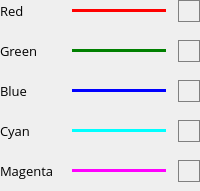
            <widget class="QWidget" name="ipnLegend" native="true">
             <property name="layoutDirection">
              <enum>Qt::RightToLeft</enum>
             </property>
             <layout class="QVBoxLayout" name="ipnLegendLayout">
              <property name="spacing">
               <number>9</number>
              </property>
              <property name="sizeConstraint">
               <enum>QLayout::SetDefaultConstraint</enum>
              </property>
              <property name="leftMargin">
               <number>0</number>
              </property>
              <property name="topMargin">
               <number>0</number>
              </property>
              <property name="rightMargin">
               <number>0</number>
              </property>
              <property name="bottomMargin">
               <number>0</number>
              </property>
              <item>
               <widget class="QWidget" name="ipnLegendRed" native="true">
                <property name="maximumSize">
                 <size>
                  <width>16777215</width>
                  <height>16777215</height>
                 </size>
                </property>
                <property name="layoutDirection">
                 <enum>Qt::RightToLeft</enum>
                </property>
                <layout class="QGridLayout" name="ipnLegendRedLayout">
                 <property name="sizeConstraint">
                  <enum>QLayout::SetMinimumSize</enum>
                 </property>
                 <property name="leftMargin">
                  <number>0</number>
                 </property>
                 <property name="topMargin">
                  <number>0</number>
                 </property>
                 <property name="rightMargin">
                  <number>0</number>
                 </property>
                 <property name="bottomMargin">
                  <number>9</number>
                 </property>
                 <property name="horizontalSpacing">
                  <number>12</number>
                 </property>
                 <property name="verticalSpacing">
                  <number>0</number>
                 </property>
                 <item row="0" column="2">
                  <widget class="QLabel" name="ipnLegendRedLabel">
                   <property name="minimumSize">
                    <size>
                     <width>0</width>
                     <height>0</height>
                    </size>
                   </property>
                   <property name="maximumSize">
                    <size>
                     <width>60</width>
                     <height>16777215</height>
                    </size>
                   </property>
                   <property name="sizeIncrement">
                    <size>
                     <width>0</width>
                     <height>0</height>
                    </size>
                   </property>
                   <property name="font">
                    <font>
                     <family>Open Sans</family>
                     <pointsize>10</pointsize>
                    </font>
                   </property>
                   <property name="text">
                    <string>Red</string>
                   </property>
                  </widget>
                 </item>
                 <item row="0" column="1">
                  <widget class="Line" name="line">
                   <property name="minimumSize">
                    <size>
                     <width>0</width>
                     <height>0</height>
                    </size>
                   </property>
                   <property name="maximumSize">
                    <size>
                     <width>16777215</width>
                     <height>16777215</height>
                    </size>
                   </property>
                   <property name="styleSheet">
                    <string notr="true">color: red;;</string>
                   </property>
                   <property name="frameShadow">
                    <enum>QFrame::Plain</enum>
                   </property>
                   <property name="lineWidth">
                    <number>3</number>
                   </property>
                   <property name="orientation">
                    <enum>Qt::Horizontal</enum>
                   </property>
                  </widget>
                 </item>
                 <item row="0" column="0">
                  <widget class="QCheckBox" name="ipnLegendRedCheckBox">
                   <property name="enabled">
                    <bool>true</bool>
                   </property>
                   <property name="sizePolicy">
                    <sizepolicy hsizetype="Minimum" vsizetype="Fixed">
                     <horstretch>0</horstretch>
                     <verstretch>0</verstretch>
                    </sizepolicy>
                   </property>
                   <property name="minimumSize">
                    <size>
                     <width>22</width>
                     <height>22</height>
                    </size>
                   </property>
                   <property name="maximumSize">
                    <size>
                     <width>22</width>
                     <height>22</height>
                    </size>
                   </property>
                   <property name="font">
                    <font>
                     <family>Segoe UI</family>
                     <pointsize>10</pointsize>
                     <kerning>true</kerning>
                    </font>
                   </property>
                   <property name="layoutDirection">
                    <enum>Qt::LeftToRight</enum>
                   </property>
                   <property name="styleSheet">
                    <string notr="true"> QCheckBox { 
	border: 1px solid gray; 
	padding-left: 3px;
}

QCheckBox::indicator {
	border: 0px;
}

QCheckBox::indicator:checked { 
	background-color: gray;
}</string>
                   </property>
                   <property name="text">
                    <string/>
                   </property>
                   <property name="checkable">
                    <bool>true</bool>
                   </property>
                   <property name="checked">
                    <bool>false</bool>
                   </property>
                   <property name="tristate">
                    <bool>false</bool>
                   </property>
                  </widget>
                 </item>
                </layout>
               </widget>
              </item>
              <item>
               <widget class="QWidget" name="ipnLegendGreen" native="true">
                <property name="maximumSize">
                 <size>
                  <width>16777215</width>
                  <height>16777215</height>
                 </size>
                </property>
                <layout class="QGridLayout" name="ipnLegendGreenLayout">
                 <property name="sizeConstraint">
                  <enum>QLayout::SetMinimumSize</enum>
                 </property>
                 <property name="leftMargin">
                  <number>0</number>
                 </property>
                 <property name="topMargin">
                  <number>0</number>
                 </property>
                 <property name="rightMargin">
                  <number>0</number>
                 </property>
                 <property name="bottomMargin">
                  <number>9</number>
                 </property>
                 <property name="horizontalSpacing">
                  <number>12</number>
                 </property>
                 <property name="verticalSpacing">
                  <number>0</number>
                 </property>
                 <item row="0" column="0">
                  <widget class="QCheckBox" name="ipnLegendGreenCheckBox">
                   <property name="enabled">
                    <bool>true</bool>
                   </property>
                   <property name="minimumSize">
                    <size>
                     <width>22</width>
                     <height>22</height>
                    </size>
                   </property>
                   <property name="maximumSize">
                    <size>
                     <width>22</width>
                     <height>22</height>
                    </size>
                   </property>
                   <property name="font">
                    <font>
                     <family>Open Sans</family>
                     <pointsize>10</pointsize>
                     <kerning>true</kerning>
                    </font>
                   </property>
                   <property name="layoutDirection">
                    <enum>Qt::LeftToRight</enum>
                   </property>
                   <property name="styleSheet">
                    <string notr="true"> QCheckBox { 
	border: 1px solid gray; 
	padding-left: 3px;
}

QCheckBox::indicator {
	border: 0px;
}

QCheckBox::indicator:checked { 
	background-color: gray;
}</string>
                   </property>
                   <property name="text">
                    <string/>
                   </property>
                   <property name="checkable">
                    <bool>true</bool>
                   </property>
                   <property name="checked">
                    <bool>false</bool>
                   </property>
                   <property name="tristate">
                    <bool>false</bool>
                   </property>
                  </widget>
                 </item>
                 <item row="0" column="1">
                  <widget class="Line" name="line_2">
                   <property name="minimumSize">
                    <size>
                     <width>0</width>
                     <height>0</height>
                    </size>
                   </property>
                   <property name="maximumSize">
                    <size>
                     <width>16777215</width>
                     <height>16777215</height>
                    </size>
                   </property>
                   <property name="styleSheet">
                    <string notr="true">color: green;</string>
                   </property>
                   <property name="frameShadow">
                    <enum>QFrame::Plain</enum>
                   </property>
                   <property name="lineWidth">
                    <number>3</number>
                   </property>
                   <property name="orientation">
                    <enum>Qt::Horizontal</enum>
                   </property>
                  </widget>
                 </item>
                 <item row="0" column="2">
                  <widget class="QLabel" name="ipnLegendGreenLabel">
                   <property name="minimumSize">
                    <size>
                     <width>0</width>
                     <height>0</height>
                    </size>
                   </property>
                   <property name="maximumSize">
                    <size>
                     <width>60</width>
                     <height>16777215</height>
                    </size>
                   </property>
                   <property name="font">
                    <font>
                     <family>Open Sans</family>
                     <pointsize>10</pointsize>
                    </font>
                   </property>
                   <property name="text">
                    <string>Green</string>
                   </property>
                  </widget>
                 </item>
                </layout>
               </widget>
              </item>
              <item>
               <widget class="QWidget" name="ipnLegendBlue" native="true">
                <property name="maximumSize">
                 <size>
                  <width>16777215</width>
                  <height>16777215</height>
                 </size>
                </property>
                <layout class="QGridLayout" name="ipnLegendBlueLayout">
                 <property name="sizeConstraint">
                  <enum>QLayout::SetMinimumSize</enum>
                 </property>
                 <property name="leftMargin">
                  <number>0</number>
                 </property>
                 <property name="topMargin">
                  <number>0</number>
                 </property>
                 <property name="rightMargin">
                  <number>0</number>
                 </property>
                 <property name="bottomMargin">
                  <number>9</number>
                 </property>
                 <property name="horizontalSpacing">
                  <number>12</number>
                 </property>
                 <property name="verticalSpacing">
                  <number>0</number>
                 </property>
                 <item row="0" column="0">
                  <widget class="QCheckBox" name="ipnLegendBlueCheckBox">
                   <property name="enabled">
                    <bool>true</bool>
                   </property>
                   <property name="minimumSize">
                    <size>
                     <width>22</width>
                     <height>22</height>
                    </size>
                   </property>
                   <property name="maximumSize">
                    <size>
                     <width>22</width>
                     <height>22</height>
                    </size>
                   </property>
                   <property name="font">
                    <font>
                     <family>Open Sans</family>
                     <pointsize>10</pointsize>
                     <kerning>true</kerning>
                    </font>
                   </property>
                   <property name="layoutDirection">
                    <enum>Qt::LeftToRight</enum>
                   </property>
                   <property name="styleSheet">
                    <string notr="true"> QCheckBox { 
	border: 1px solid gray; 
	padding-left: 3px;
}

QCheckBox::indicator {
	border: 0px;
}

QCheckBox::indicator:checked { 
	background-color: gray;
}</string>
                   </property>
                   <property name="text">
                    <string/>
                   </property>
                   <property name="checkable">
                    <bool>true</bool>
                   </property>
                   <property name="checked">
                    <bool>false</bool>
                   </property>
                   <property name="tristate">
                    <bool>false</bool>
                   </property>
                  </widget>
                 </item>
                 <item row="0" column="1">
                  <widget class="Line" name="line_3">
                   <property name="minimumSize">
                    <size>
                     <width>0</width>
                     <height>0</height>
                    </size>
                   </property>
                   <property name="maximumSize">
                    <size>
                     <width>16777215</width>
                     <height>16777215</height>
                    </size>
                   </property>
                   <property name="styleSheet">
                    <string notr="true">color: blue;</string>
                   </property>
                   <property name="frameShadow">
                    <enum>QFrame::Plain</enum>
                   </property>
                   <property name="lineWidth">
                    <number>3</number>
                   </property>
                   <property name="orientation">
                    <enum>Qt::Horizontal</enum>
                   </property>
                  </widget>
                 </item>
                 <item row="0" column="2">
                  <widget class="QLabel" name="ipnLegendBlueLabel">
                   <property name="minimumSize">
                    <size>
                     <width>0</width>
                     <height>0</height>
                    </size>
                   </property>
                   <property name="maximumSize">
                    <size>
                     <width>60</width>
                     <height>16777215</height>
                    </size>
                   </property>
                   <property name="font">
                    <font>
                     <family>Open Sans</family>
                     <pointsize>10</pointsize>
                    </font>
                   </property>
                   <property name="text">
                    <string>Blue</string>
                   </property>
                  </widget>
                 </item>
                </layout>
               </widget>
              </item>
              <item>
               <widget class="QWidget" name="ipnLegendCyan" native="true">
                <property name="maximumSize">
                 <size>
                  <width>16777215</width>
                  <height>16777215</height>
                 </size>
                </property>
                <layout class="QGridLayout" name="ipnLegendCyanLayout">
                 <property name="sizeConstraint">
                  <enum>QLayout::SetMinimumSize</enum>
                 </property>
                 <property name="leftMargin">
                  <number>0</number>
                 </property>
                 <property name="topMargin">
                  <number>0</number>
                 </property>
                 <property name="rightMargin">
                  <number>0</number>
                 </property>
                 <property name="bottomMargin">
                  <number>9</number>
                 </property>
                 <property name="horizontalSpacing">
                  <number>12</number>
                 </property>
                 <property name="verticalSpacing">
                  <number>0</number>
                 </property>
                 <item row="0" column="0">
                  <widget class="QCheckBox" name="ipnLegendCyanCheckBox">
                   <property name="enabled">
                    <bool>true</bool>
                   </property>
                   <property name="minimumSize">
                    <size>
                     <width>22</width>
                     <height>22</height>
                    </size>
                   </property>
                   <property name="maximumSize">
                    <size>
                     <width>22</width>
                     <height>22</height>
                    </size>
                   </property>
                   <property name="font">
                    <font>
                     <family>Open Sans</family>
                     <pointsize>10</pointsize>
                     <kerning>true</kerning>
                    </font>
                   </property>
                   <property name="layoutDirection">
                    <enum>Qt::LeftToRight</enum>
                   </property>
                   <property name="styleSheet">
                    <string notr="true"> QCheckBox { 
	border: 1px solid gray; 
	padding-left: 3px;
}

QCheckBox::indicator {
	border: 0px;
}

QCheckBox::indicator:checked { 
	background-color: gray;
}</string>
                   </property>
                   <property name="text">
                    <string/>
                   </property>
                   <property name="checkable">
                    <bool>true</bool>
                   </property>
                   <property name="checked">
                    <bool>false</bool>
                   </property>
                   <property name="tristate">
                    <bool>false</bool>
                   </property>
                  </widget>
                 </item>
                 <item row="0" column="1">
                  <widget class="Line" name="line_4">
                   <property name="minimumSize">
                    <size>
                     <width>0</width>
                     <height>0</height>
                    </size>
                   </property>
                   <property name="maximumSize">
                    <size>
                     <width>16777215</width>
                     <height>16777215</height>
                    </size>
                   </property>
                   <property name="styleSheet">
                    <string notr="true">color: cyan;</string>
                   </property>
                   <property name="frameShadow">
                    <enum>QFrame::Plain</enum>
                   </property>
                   <property name="lineWidth">
                    <number>3</number>
                   </property>
                   <property name="orientation">
                    <enum>Qt::Horizontal</enum>
                   </property>
                  </widget>
                 </item>
                 <item row="0" column="2">
                  <widget class="QLabel" name="ipnLegendCyanLabel">
                   <property name="minimumSize">
                    <size>
                     <width>0</width>
                     <height>0</height>
                    </size>
                   </property>
                   <property name="maximumSize">
                    <size>
                     <width>60</width>
                     <height>16777215</height>
                    </size>
                   </property>
                   <property name="font">
                    <font>
                     <family>Open Sans</family>
                     <pointsize>10</pointsize>
                    </font>
                   </property>
                   <property name="text">
                    <string>Cyan</string>
                   </property>
                  </widget>
                 </item>
                </layout>
               </widget>
              </item>
              <item>
               <widget class="QWidget" name="ipnLegendMagenta" native="true">
                <property name="maximumSize">
                 <size>
                  <width>16777215</width>
                  <height>16777215</height>
                 </size>
                </property>
                <layout class="QGridLayout" name="ipnLegendMagentaLayout">
                 <property name="sizeConstraint">
                  <enum>QLayout::SetMinimumSize</enum>
                 </property>
                 <property name="leftMargin">
                  <number>0</number>
                 </property>
                 <property name="topMargin">
                  <number>0</number>
                 </property>
                 <property name="rightMargin">
                  <number>0</number>
                 </property>
                 <property name="bottomMargin">
                  <number>9</number>
                 </property>
                 <property name="horizontalSpacing">
                  <number>12</number>
                 </property>
                 <property name="verticalSpacing">
                  <number>0</number>
                 </property>
                 <item row="0" column="0">
                  <widget class="QCheckBox" name="ipnLegendMagentaCheckBox">
                   <property name="enabled">
                    <bool>true</bool>
                   </property>
                   <property name="minimumSize">
                    <size>
                     <width>22</width>
                     <height>22</height>
                    </size>
                   </property>
                   <property name="maximumSize">
                    <size>
                     <width>22</width>
                     <height>22</height>
                    </size>
                   </property>
                   <property name="font">
                    <font>
                     <family>Open Sans</family>
                     <pointsize>10</pointsize>
                     <kerning>true</kerning>
                    </font>
                   </property>
                   <property name="layoutDirection">
                    <enum>Qt::LeftToRight</enum>
                   </property>
                   <property name="styleSheet">
                    <string notr="true"> QCheckBox { 
	border: 1px solid gray; 
	padding-left: 3px;
}

QCheckBox::indicator {
	border: 0px;
}

QCheckBox::indicator:checked { 
	background-color: gray;
}</string>
                   </property>
                   <property name="text">
                    <string/>
                   </property>
                   <property name="checkable">
                    <bool>true</bool>
                   </property>
                   <property name="checked">
                    <bool>false</bool>
                   </property>
                   <property name="tristate">
                    <bool>false</bool>
                   </property>
                  </widget>
                 </item>
                 <item row="0" column="1">
                  <widget class="Line" name="line_5">
                   <property name="sizePolicy">
                    <sizepolicy hsizetype="Minimum" vsizetype="Fixed">
                     <horstretch>0</horstretch>
                     <verstretch>0</verstretch>
                    </sizepolicy>
                   </property>
                   <property name="minimumSize">
                    <size>
                     <width>0</width>
                     <height>0</height>
                    </size>
                   </property>
                   <property name="maximumSize">
                    <size>
                     <width>16777215</width>
                     <height>16777215</height>
                    </size>
                   </property>
                   <property name="styleSheet">
                    <string notr="true">color: magenta;</string>
                   </property>
                   <property name="frameShadow">
                    <enum>QFrame::Plain</enum>
                   </property>
                   <property name="lineWidth">
                    <number>3</number>
                   </property>
                   <property name="orientation">
                    <enum>Qt::Horizontal</enum>
                   </property>
                  </widget>
                 </item>
                 <item row="0" column="2">
                  <widget class="QLabel" name="ipnLegendMagentaLabel">
                   <property name="minimumSize">
                    <size>
                     <width>0</width>
                     <height>0</height>
                    </size>
                   </property>
                   <property name="maximumSize">
                    <size>
                     <width>60</width>
                     <height>16777215</height>
                    </size>
                   </property>
                   <property name="font">
                    <font>
                     <family>Open Sans</family>
                     <pointsize>10</pointsize>
                    </font>
                   </property>
                   <property name="text">
                    <string>Magenta</string>
                   </property>
                  </widget>
                 </item>
                </layout>
               </widget>
              </item>
             </layout>
            </widget>
